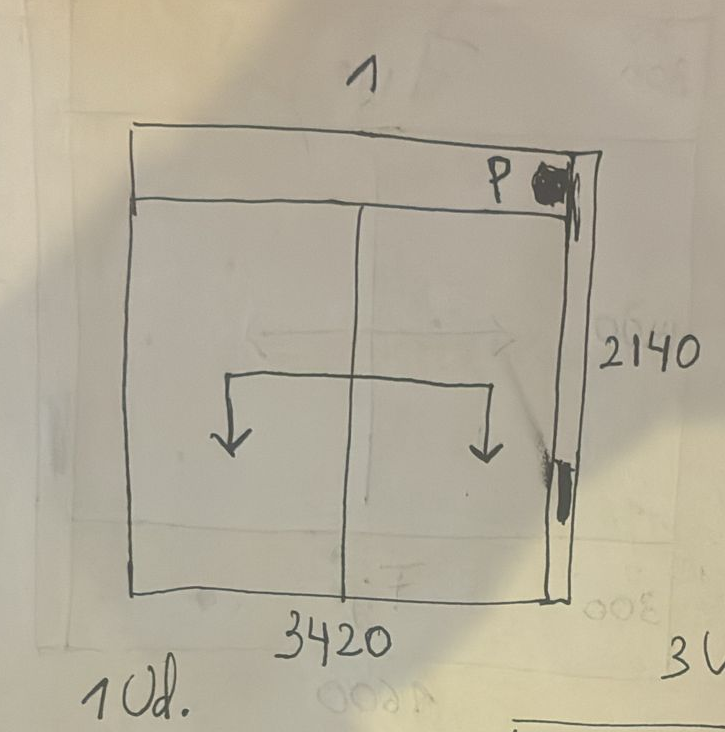
#> input picture recortes/ventana_0.png, 725 x 732 px; its folder holds only this picture in this run
$ python detector_fijos.py
#> lines starting #> are read from the running program, lines starting #| are printed output that depends on the picture; after the words box and inside, x2 and y2 are one past the last pixel; in counts of white or black regions, pixels touching at a corner belong together
#> further down, imagen is the input picture: shape (732, 725, 3); mean B, G, R 154.6, 172.6, 179.7
import cv2
import os
import json
import pytesseract

# =====================================================
# CONFIGURACION TESSERACT
# =====================================================

pytesseract.pytesseract.tesseract_cmd = r"C:\Program Files\Tesseract-OCR\tesseract.exe"

# =====================================================
# CARPETA RECORTES
# =====================================================

CARPETA_RECORTES = "recortes"

# =====================================================
# PALABRAS TOLERADAS PARA "FIJO"
# =====================================================

PALABRAS_FIJO = [
    "FIJO",
    "FIFO",
    "FIGO",
    "FIJD",
    "FIJC",
    "FIIO",
    "FIJ0"
]

# =====================================================
# FUNCION OCR
# =====================================================

def leer_texto(imagen):

    gris = cv2.cvtColor(imagen, cv2.COLOR_BGR2GRAY)
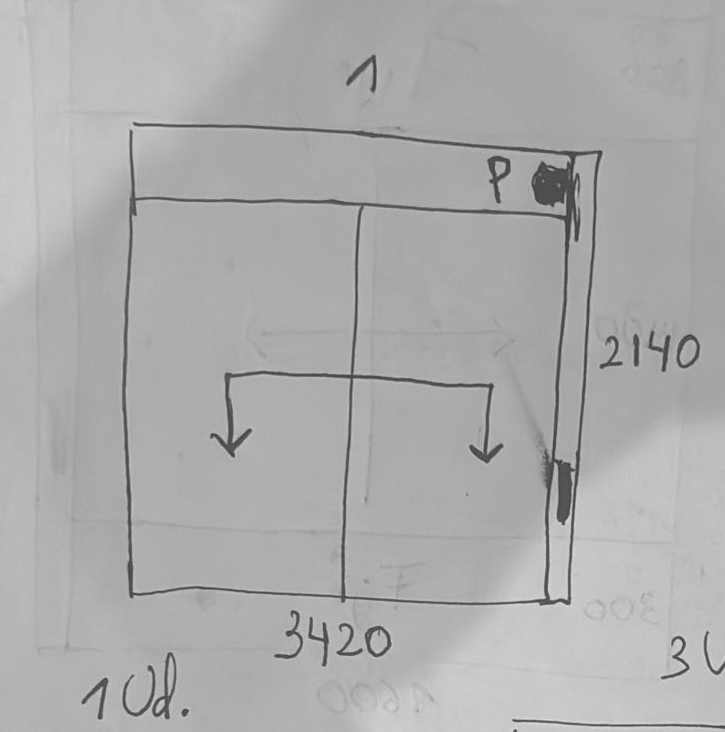
#> gris: shape (732, 725); min 57, max 223, mean 172.6

    # ampliar imagen
    gris = cv2.resize(
        gris,
        None,
        fx=3,
        fy=3,
        interpolation=cv2.INTER_CUBIC
    )
#> gris: shape (2196, 2175)

    # binarizar
    _, thresh = cv2.threshold(
        gris,
        150,
        255,
        cv2.THRESH_BINARY
    )
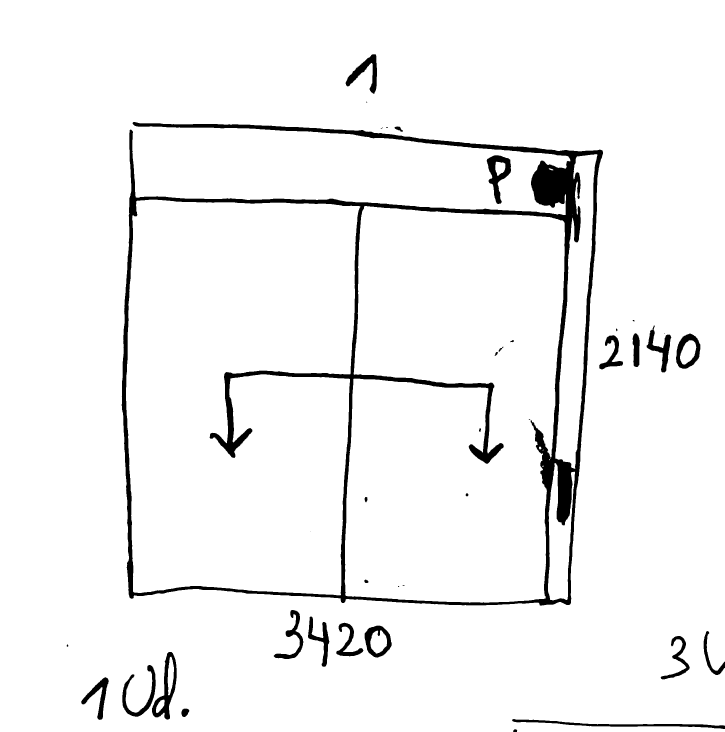
#> thresh: shape (2196, 2175) (shown at 1/3 size); 95.6% white; 38 black regions (9 under 20 px), largest, box (x1, y1, x2, y2) and area: (365, 366, 1809, 1817) 155259, (456, 1956, 530, 2159) 5044, (1460, 466, 1533, 612) 4578

    # OCR
#> (the run stopped early here; a loop or call above may not have finished)

$ run again, on recortes/ventana_4.png
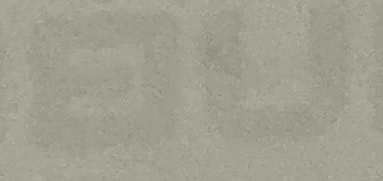
#> input picture recortes/ventana_4.png, 383 x 181 px
#> imagen is the input picture: shape (181, 383, 3); mean B, G, R 146.5, 159.5, 161.5
#> in leer_texto, `_, thresh = cv2.threshold( gris, 150, 255, cv2.THRESH_BINARY )`:
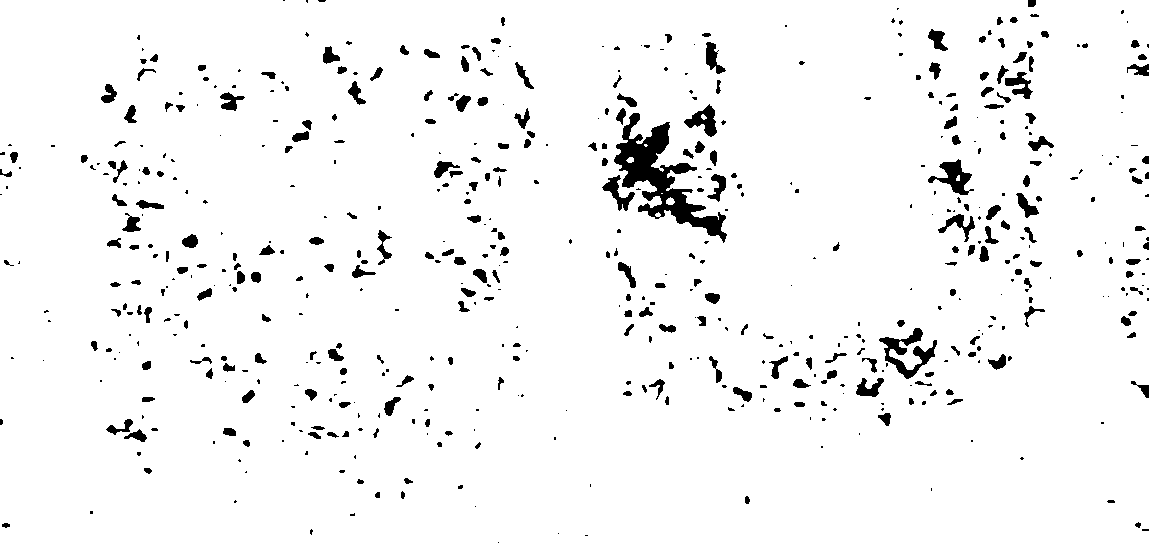
#> thresh: shape (543, 1149); 95.6% white; 577 black regions (293 under 20 px), largest, box (x1, y1, x2, y2) and area: (614, 113, 727, 243) 4345, (879, 328, 937, 379) 1007, (928, 159, 974, 195) 674

$ run again, on recortes/ventana_5.png
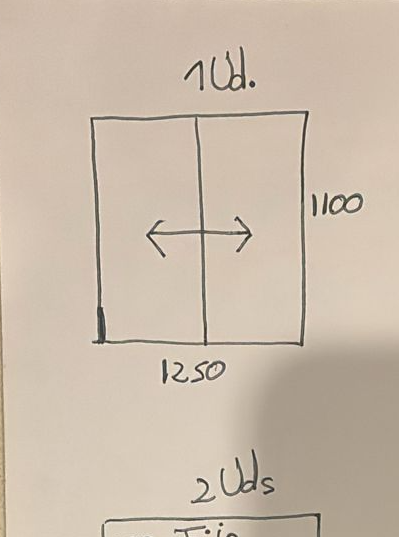
#> input picture recortes/ventana_5.png, 399 x 537 px
#> imagen is the input picture: shape (537, 399, 3); mean B, G, R 171.5, 187.9, 202.9
#> in leer_texto, `gris = cv2.cvtColor(imagen, cv2.COLOR_BGR2GRAY)`:
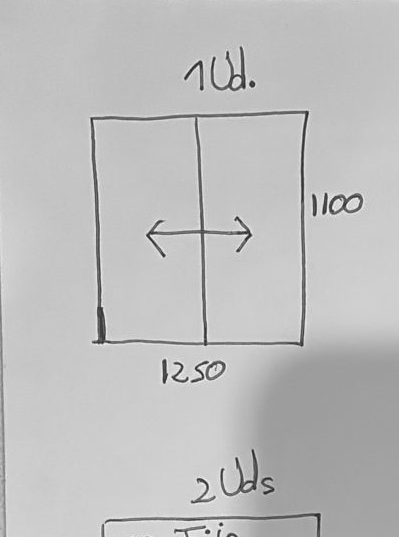
#> gris: shape (537, 399); min 35, max 251, mean 190.5
#> in leer_texto, `_, thresh = cv2.threshold( gris, 150, 255, cv2.THRESH_BINARY )`:
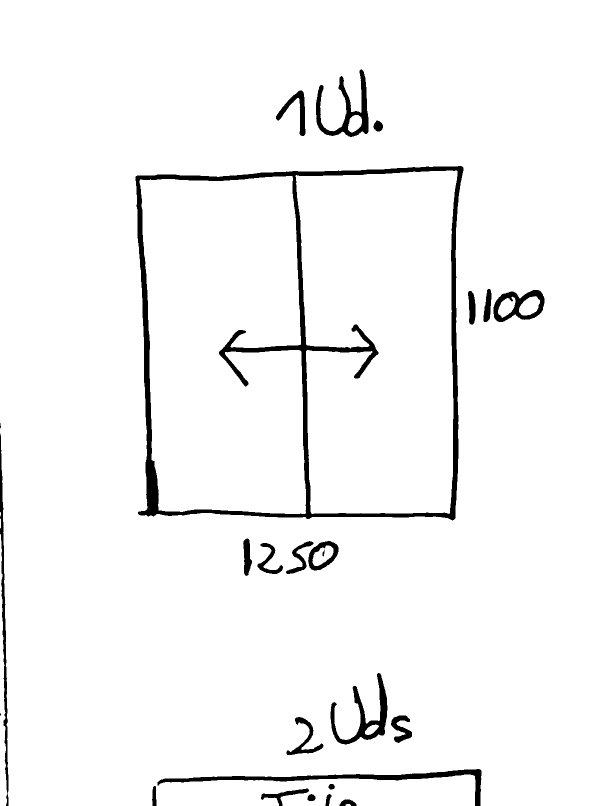
#> thresh: shape (1611, 1197) (shown at 1/2 size); 96.4% white; 25 black regions (2 under 20 px), largest, box (x1, y1, x2, y2) and area: (271, 332, 927, 1041) 36818, (315, 1538, 963, 1611) 6325, (632, 139, 737, 274) 4197

$ run again, on recortes/ventana_6.png
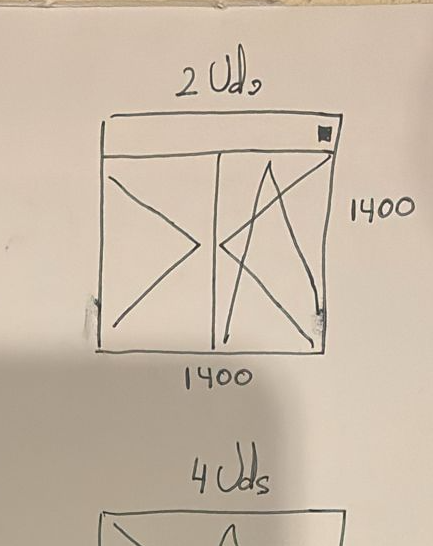
#> input picture recortes/ventana_6.png, 433 x 546 px
#> imagen is the input picture: shape (546, 433, 3); mean B, G, R 168.5, 185.9, 201.1
#> in leer_texto, `gris = cv2.cvtColor(imagen, cv2.COLOR_BGR2GRAY)`:
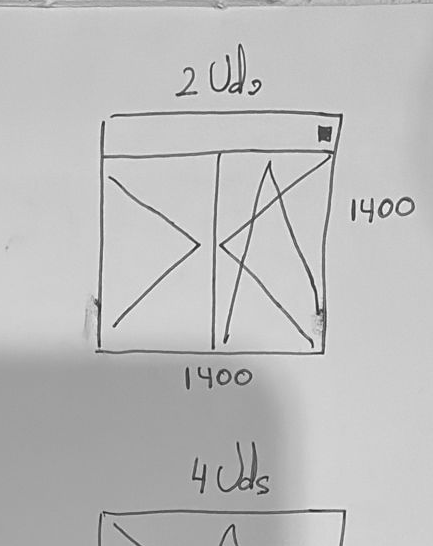
#> gris: shape (546, 433); min 34, max 250, mean 188.5
#> in leer_texto, `_, thresh = cv2.threshold( gris, 150, 255, cv2.THRESH_BINARY )`:
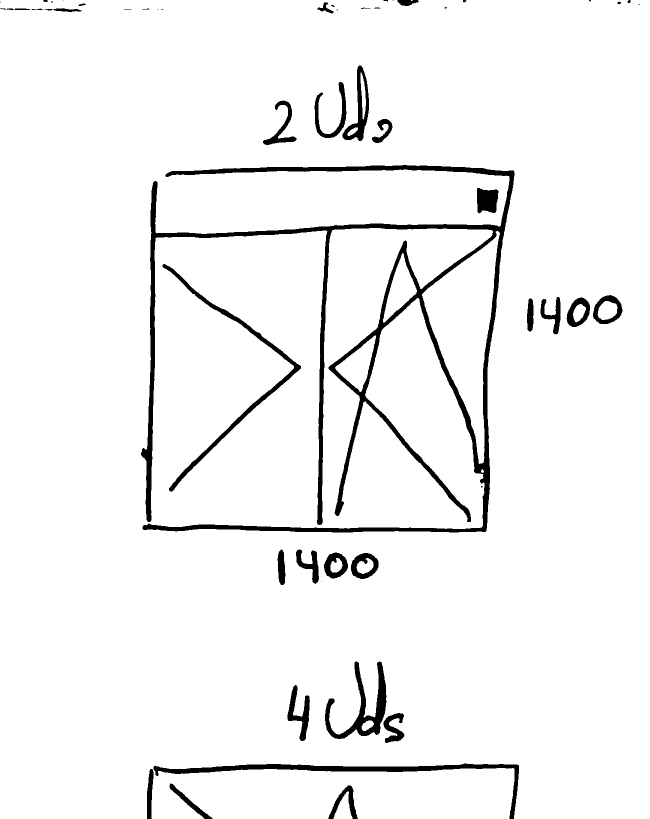
#> thresh: shape (1638, 1299) (shown at 1/2 size); 95.4% white; 50 black regions (15 under 20 px), largest, box (x1, y1, x2, y2) and area: (282, 330, 1029, 1065) 51856, (307, 1527, 1038, 1638) 7897, (325, 528, 602, 983) 5904

$ run again, on recortes/ventana_1.png
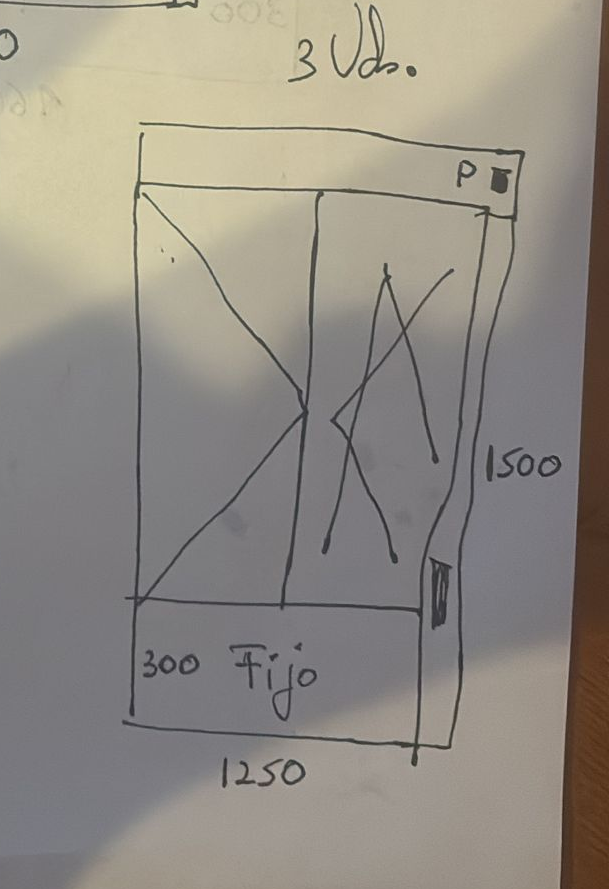
#> input picture recortes/ventana_1.png, 609 x 889 px
#> imagen is the input picture: shape (889, 609, 3); mean B, G, R 132, 140.9, 146.4
#> in leer_texto, `gris = cv2.cvtColor(imagen, cv2.COLOR_BGR2GRAY)`:
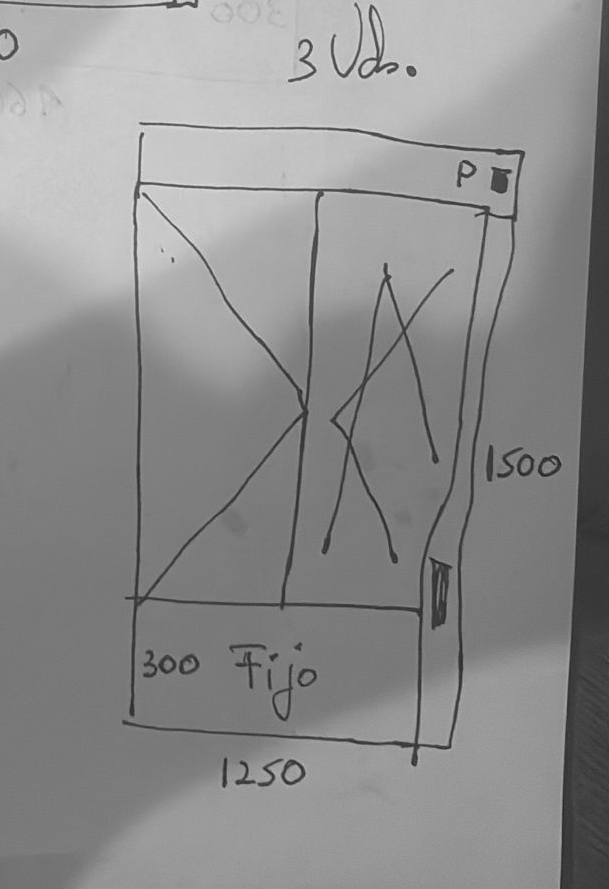
#> gris: shape (889, 609); min 31, max 225, mean 141.5
#> in leer_texto, `_, thresh = cv2.threshold( gris, 150, 255, cv2.THRESH_BINARY )`:
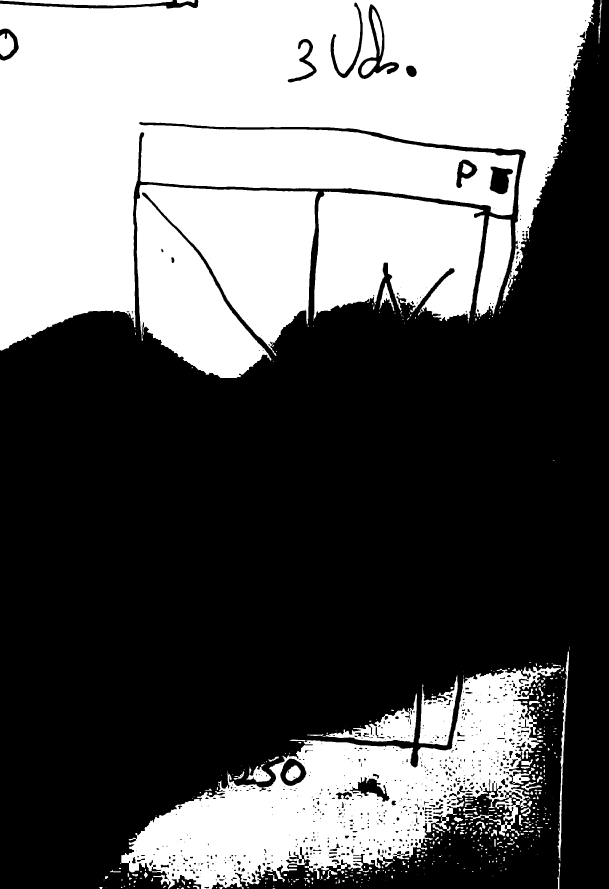
#> thresh: shape (2667, 1827) (shown at 1/3 size); 39.4% white; 530 white regions (271 under 20 px), largest, box (x1, y1, x2, y2) and area: (0, 0, 1783, 1052) 1101739, (364, 2000, 1682, 2667) 332718, (408, 554, 954, 1135) 248595
